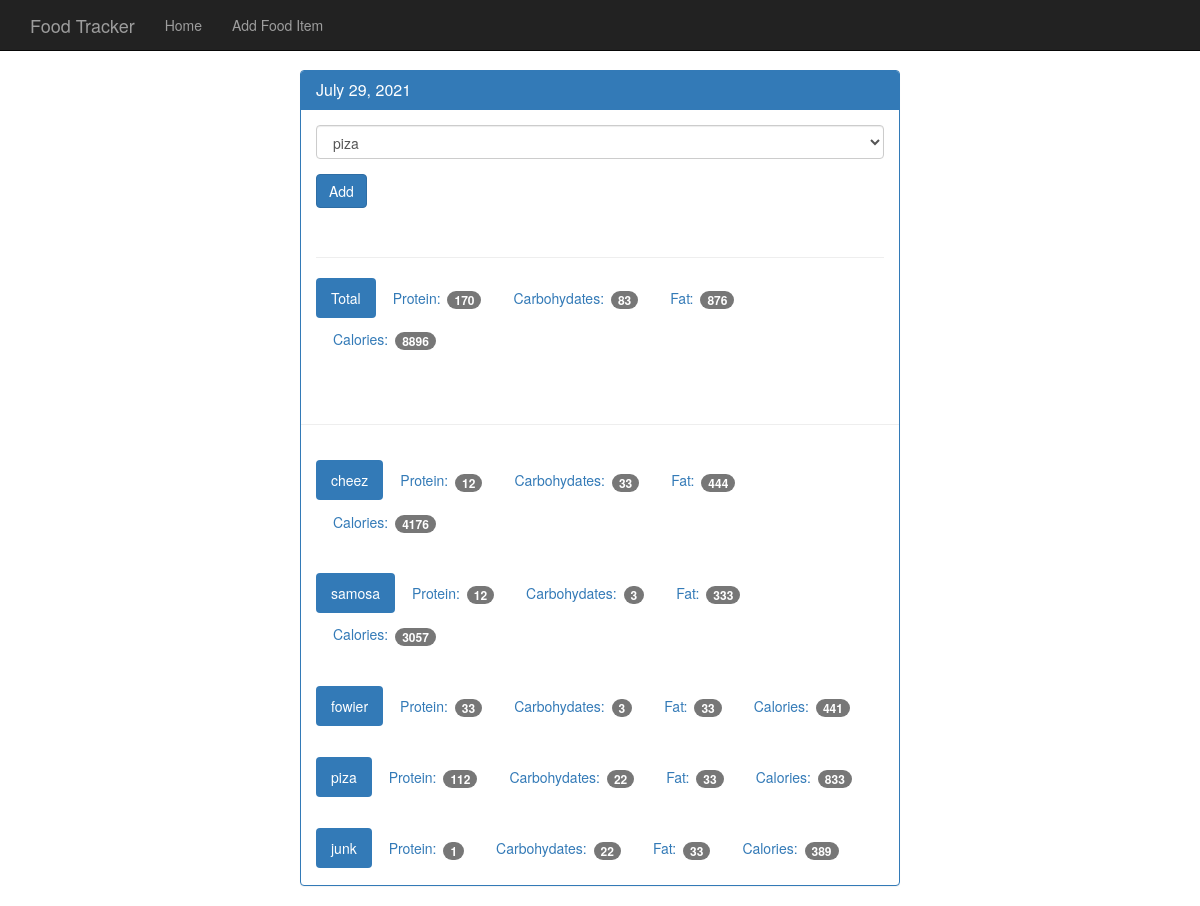
Screenshot of /view/20210729 with the database file from the repository.
### tables this page shows
CREATE TABLE food(
id integer primary key autoincrement,
name text not null,
protein integer not null,
carbohydrate integer not null,
fat integer not null,
calories integer not null
);

### app.py (the view)
@app.route('/view/<date>',methods=['GET','POST'])
def view(date):
    db = get_db()
    cur = db.execute('select id,entry_date from log_date where entry_date = ?',[date])
    date_result = cur.fetchone()
    if request.method == 'POST':
        print("This is post request.")
        print("filled form value",request.form['food-select'])
        print("date id is", date_result['id'])
        db.execute('insert into food_date (food_id,log_date_id) values (?,?)', [request.form['food-select'],date_result['id']])
        db.commit()
    preety_date = datetime.strptime(str(date_result['entry_date']), '%Y%m%d').strftime("%B %d, %Y")
    food_cur = db.execute('select id,name from food')
    food_results = food_cur.fetchall()
    cur = db.execute('select food.name, food.protein, food.carbohydrate, food.fat,food.calories from log_date join food_date on \
    food_date.log_date_id = log_date.id join food on food.id = food_date.food_id where log_date.entry_date = ?', [date])
    log_results = cur.fetchall()
    total = {}
    total['protein'] = 0
    total['carbohydrate'] = 0
    total['fat'] = 0
    total['calories'] = 0
    for food in log_results:
        total['protein'] += food['protein']
        total['carbohydrate'] += food['carbohydrate']
        total['fat'] += food['fat']
        total['calories'] += food['calories']
    return render_template('day.html',entry_date=date_result['entry_date'],date=preety_date, food_results=food_results,log_results=log_results,total=total)

### app.py (called while the page is built)
def connect_db():
    sql = sqlite3.connect("C:\\Users\\vishaver\\PycharmProjects\\trackfood\\food_log.db")
    sql.row_factory = sqlite3.Row
    return sql

def get_db():
    if not hasattr(g,'sqlite3'):
        g.sqlite_db = connect_db()
    return g.sqlite_db

### templates/day.html
{% extends "base.html" %}
{% block content %}
    <nav class="navbar navbar-inverse navbar-fixed-top">
      <div class="container">
        <div class="navbar-header">
          <a class="navbar-brand" href="{{ url_for('index') }}">Food Tracker</a>
        </div>
        <div id="navbar" class="navbar-collapse collapse">
          <ul class="nav navbar-nav">
            <li><a href="{{ url_for('index') }}">Home</a></li>
            <li><a href="{{ url_for('food') }}">Add Food Item</a></li>
          </ul>
        </div>
      </div>
    </nav>
    <div class="container theme-showcase col-sm-6 col-sm-offset-3" role="main">
      <div class="row">
        <div>
          <div class="panel panel-primary">
            <div class="panel-heading">
              <h3 class="panel-title">{{ date }}</h3>
            </div>
            <div class="panel-body">
              <form method="POST" action="{{ url_for('view', date=entry_date) }}">
                <div class="form-group">
                  <select class="form-control" name="food-select">
                    {% for food in food_results %}
                      <option value={{ food.id }}>{{ food.name }}</option>
                    {% endfor %}
                  </select>
                </div>
                <button type="submit" class="btn btn-primary">Add</button>
              </form>
              <div class="page-header"></div>
              <ul class="nav nav-pills" role="tablist">
                <li class="active"><a>Total</a></li>
                <li><a>Protein: <span class="badge">{{ total.protein }}</span></a></li>
                <li><a>Carbohydates: <span class="badge">{{ total.carbohydrate }}</span></a></li>
                <li><a>Fat: <span class="badge">{{ total.fat }}</span></a></li>
                <li><a>Calories: <span class="badge">{{ total.calories }}</span></a></li>
              </ul>
            </div>
            <div class="page-header"></div>
            {% for food in log_results %}
            <div class="panel-body">
              <ul class="nav nav-pills" role="tablist">
                <li class="active"><a>{{ food.name }}</a></li>
                <li><a>Protein: <span class="badge">{{ food.protein }}</span></a></li>
                <li><a>Carbohydates: <span class="badge">{{ food.carbohydrate }}</span></a></li>
                <li><a>Fat: <span class="badge">{{ food.fat }}</span></a></li>
                <li><a>Calories: <span class="badge">{{ food.calories }}</span></a></li>
              </ul>
            </div>
               {% endfor %}
          </div>
        </div>
      </div>
    </div>
  {% endblock %}

### static/theme.css (style rules this page uses)
body { padding-top: 70px; padding-bottom: 30px; }

### rows the page displays
food: name "cheez", protein "12", carbohydrate "33", fat "444", calories "4176"
food: name "samosa", protein "12", carbohydrate "3", fat "333", calories "3057"
food: name "fowier", protein "33", carbohydrate "3", fat "33", calories "441"
food: name "piza", protein "112", carbohydrate "22", fat "33", calories "833"
food: name "junk", protein "1", carbohydrate "22", fat "33", calories "389"

### other values shown
{{ date }} "July 29, 2021"
{{ total.protein }} "170"
{{ total.carbohydrate }} "83"
{{ total.fat }} "876"
{{ total.calories }} "8896"
form field food-select "piza"
